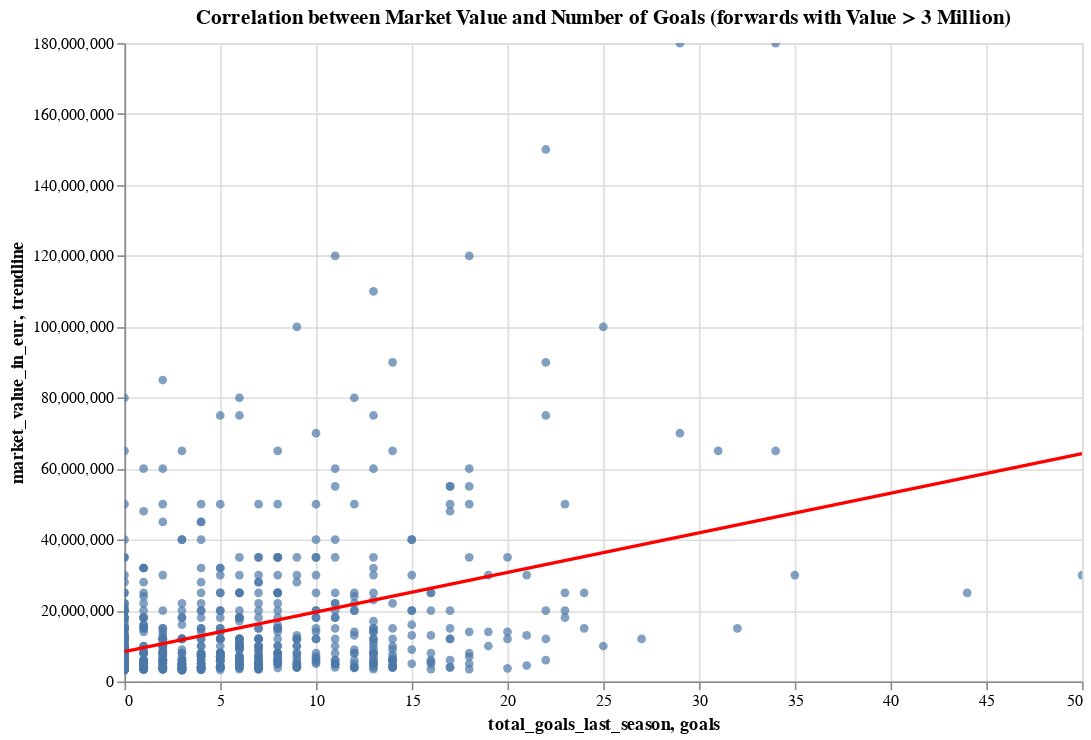

The notebook cell saved with this chart:
### Markdown cell above
### correlazione tra goal segnati e valore di mercato tra i giocatori che valgono più di 30 milioni di euro

### Code cell
df_subset = filtered_player[(filtered_player['position'] == 'Attack') & 
                                 (filtered_player['market_value_in_eur'] > 3000000)]


goals = df_subset['total_goals_last_season']
market_value = df_subset['market_value_in_eur']
slope, intercept = np.polyfit(goals, market_value, 1)

# Crea il DataFrame per la linea di tendenza
trendline_df = pd.DataFrame({
    'goals': [goals.min(), goals.max()],
    'trendline': [slope * goals.min() + intercept, slope * goals.max() + intercept]
})

# Crea il grafico a dispersione con Altair
scatter_plot = alt.Chart(df_subset).mark_circle().encode(
    x='total_goals_last_season:Q',
    y='market_value_in_eur:Q',
    tooltip=['name', 'date_of_birth']
).properties(
    title='Correlation between Market Value and Number of Goals (forwards with Value > 3 Million)',
    width=600,
    height=400
)

trendline = alt.Chart(trendline_df).mark_line(color='red').encode(
    x='goals:Q',
    y='trendline:Q'
)
final_chart = (scatter_plot + trendline)
final_chart.interactive()

### Figure 1 — Vega-Lite specification as saved in the notebook (floating-point values rounded to 4 significant figures; data arrays with more than 128 entries replaced by an {"elided": "..."} marker saying what was removed)
{"config": {"view": {"continuousWidth": 300, "continuousHeight": 300}}, "layer": [{"data": {"name": "data-92f4ebe72d49f2bf827e114a27057d5e"}, "mark": {"type": "circle"}, "encoding": {"tooltip": [{"field": "name", "type": "nominal"}, {"field": "date_of_birth", "type": "nominal"}], "x": {"field": "total_goals_last_season", "type": "quantitative"}, "y": {"field": "market_value_in_eur", "type": "quantitative"}}, "name": "view_5", "title": "Correlation between Market Value and Number of Goals (forwards with Value > 3 Million)"}, {"data": {"name": "data-26f7d774b2768430e0d4f3a47eabf533"}, "mark": {"type": "line", "color": "red"}, "encoding": {"x": {"field": "goals", "type": "quantitative"}, "y": {"field": "trendline", "type": "quantitative"}}}], "height": 400, "params": [{"name": "param_5", "select": {"type": "interval", "encodings": ["x", "y"]}, "bind": "scales", "views": ["view_5"]}], "width": 600, "$schema": "https://vega.github.io/schema/vega-lite/v5.8.0.json", "datasets": {"data-92f4ebe72d49f2bf827e114a27057d5e": {"elided": "771 records"}, "data-26f7d774b2768430e0d4f3a47eabf533": [{"goals": 0, "trendline": 8417000.0}, {"goals": 50, "trendline": 64260000.0}]}}
